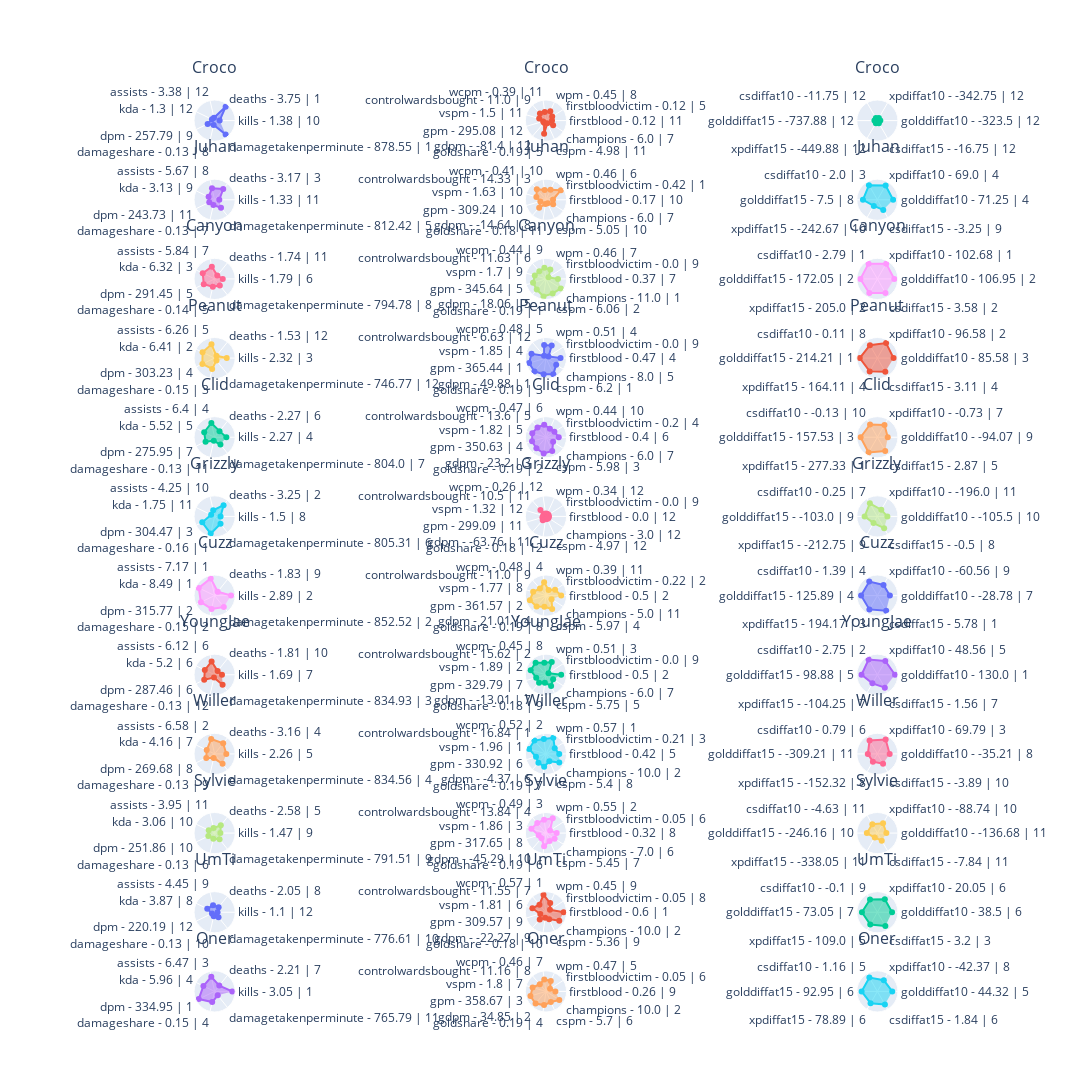

Source (notebook cell):
### Code cell
position = positions[1]
df = players_stats.loc[players_stats.index.get_level_values(1) == position]

ROWS, COLUMNS = get_rows_columns(df, len(origin_columns))
min_value, max_value = 0, 1

fig = get_fig_subplots(df.index.get_level_values(0), ROWS, COLUMNS)
for i, player_name in enumerate(df.index.get_level_values(0)):
    for j, (key, cols) in enumerate(columns.items()):
        _df = df.loc[(player_name, position), cols]
        theta_list = get_theta_list(df, (player_name, position), origin_columns[key])

        fig.add_trace(
            go.Scatterpolar(r=_df, theta=theta_list, fill="toself", name=player_name),
            row=i + 1,
            col=j + 1,
        )

fig.update_layout(
    height=350 * ROWS, width=550 * COLUMNS, showlegend=False, title=dict(y=1)
)
fig.update_annotations(yshift=20)
fig.update_polars(
    radialaxis=dict(range=[min_value - 0.2, max_value + 0.2], visible=False)
)
fig.show()

### Figure 1 — Plotly figure (JSON) as saved in the notebook; plotly's stock layout.template omitted (floating-point values rounded to 4 significant figures)
{"data": [{"fill": "toself", "name": "Croco", "r": [0.1408, 1, 0, 0, 0.3276, 0.1031, 1], "subplot": "polar", "theta": ["kills - 1.38 | 10", "deaths - 3.75 | 1", "assists - 3.38 | 12", "kda - 1.3 | 12", "dpm - 257.79 | 9", "damageshare - 0.13 | 8", "damagetakenperminute - 878.55 | 1"], "type": "scatterpolar"}, {"fill": "toself", "name": "Croco", "r": [0.2083, 0.3, 0.5023, 0.3948, 0.4278, 0.2817, 0, 0, 0.706, 0.00574, 0.375], "subplot": "polar2", "theta": ["firstblood - 0.12 | 11", "firstbloodvictim - 0.12 | 5", "wpm - 0.45 | 8", "wcpm - 0.39 | 11", "controlwardsbought - 11.0 | 9", "vspm - 1.5 | 11", "gpm - 295.08 | 12", "gdpm - -81.4 | 12", "goldshare - 0.19 | 5", "cspm - 4.98 | 11", "champions - 6.0 | 7"], "type": "scatterpolar"}, {"fill": "toself", "name": "Croco", "r": [0, 0, 0, 0, 0, 0], "subplot": "polar3", "theta": ["golddiffat10 - -323.5 | 12", "xpdiffat10 - -342.75 | 12", "csdiffat10 - -11.75 | 12", "golddiffat15 - -737.88 | 12", "xpdiffat15 - -449.88 | 12", "csdiffat15 - -16.75 | 12"], "type": "scatterpolar"}, {"fill": "toself", "name": "Juhan", "r": [0.1195, 0.7377, 0.6044, 0.2537, 0.2052, 0.1728, 0.4982], "subplot": "polar4", "theta": ["kills - 1.33 | 11", "deaths - 3.17 | 3", "assists - 5.67 | 8", "kda - 3.13 | 9", "dpm - 243.73 | 11", "damageshare - 0.13 | 7", "damagetakenperminute - 812.42 | 5"], "type": "scatterpolar"}, {"fill": "toself", "name": "Juhan", "r": [0.2778, 1, 0.5431, 0.4643, 0.7543, 0.4819, 0.2012, 0.5086, 0.1004, 0.06093, 0.375], "subplot": "polar5", "theta": ["firstblood - 0.17 | 10", "firstbloodvictim - 0.42 | 1", "wpm - 0.46 | 6", "wcpm - 0.41 | 10", "controlwardsbought - 14.33 | 3", "vspm - 1.63 | 10", "gpm - 309.24 | 10", "gdpm - -14.64 | 8", "goldshare - 0.18 | 11", "cspm - 5.05 | 10", "champions - 6.0 | 7"], "type": "scatterpolar"}, {"fill": "toself", "name": "Juhan", "r": [0.8705, 0.9244, 0.9457, 0.7829, 0.2849, 0.5993], "subplot": "polar6", "theta": ["golddiffat10 - 71.25 | 4", "xpdiffat10 - 69.0 | 4", "csdiffat10 - 2.0 | 3", "golddiffat15 - 7.5 | 8", "xpdiffat15 - -242.67 | 10", "csdiffat15 - -3.25 | 9"], "type": "scatterpolar"}, {"fill": "toself", "name": "Canyon", "r": [0.3531, 0.09467, 0.6507, 0.697, 0.621, 0.3499, 0.3643], "subplot": "polar7", "theta": ["kills - 1.79 | 6", "deaths - 1.74 | 11", "assists - 5.84 | 7", "kda - 6.32 | 3", "dpm - 291.45 | 5", "damageshare - 0.14 | 5", "damagetakenperminute - 794.78 | 8"], "type": "scatterpolar"}, {"fill": "toself", "name": "Canyon", "r": [0.614, 0, 0.5064, 0.5662, 0.4897, 0.5959, 0.7185, 0.7576, 1, 0.8884, 1], "subplot": "polar8", "theta": ["firstblood - 0.37 | 7", "firstbloodvictim - 0.0 | 9", "wpm - 0.46 | 7", "wcpm - 0.44 | 9", "controlwardsbought - 11.63 | 6", "vspm - 1.7 | 9", "gpm - 345.64 | 5", "gdpm - 18.06 | 5", "goldshare - 0.19 | 1", "cspm - 6.06 | 2", "champions - 11.0 | 1"], "type": "scatterpolar"}, {"fill": "toself", "name": "Canyon", "r": [0.9492, 1, 1, 0.9557, 0.9005, 0.9024], "subplot": "polar9", "theta": ["golddiffat10 - 106.95 | 2", "xpdiffat10 - 102.68 | 1", "csdiffat10 - 2.79 | 1", "golddiffat15 - 172.05 | 2", "xpdiffat15 - 205.0 | 2", "csdiffat15 - 3.58 | 2"], "type": "scatterpolar"}, {"fill": "toself", "name": "Peanut", "r": [0.6226, 0, 0.7617, 0.7098, 0.7236, 0.5559, 0], "subplot": "polar10", "theta": ["kills - 2.32 | 3", "deaths - 1.53 | 12", "assists - 6.26 | 5", "kda - 6.41 | 2", "dpm - 303.23 | 4", "damageshare - 0.15 | 3", "damagetakenperminute - 746.77 | 12"], "type": "scatterpolar"}, {"fill": "toself", "name": "Peanut", "r": [0.7895, 0, 0.734, 0.6992, 0, 0.8281, 1, 1, 0.9028, 1, 0.625], "subplot": "polar11", "theta": ["firstblood - 0.47 | 4", "firstbloodvictim - 0.0 | 9", "wpm - 0.51 | 4", "wcpm - 0.48 | 5", "controlwardsbought - 6.63 | 12", "vspm - 1.85 | 4", "gpm - 365.44 | 1", "gdpm - 49.88 | 1", "goldshare - 0.19 | 3", "cspm - 6.2 | 1", "champions - 8.0 | 5"], "type": "scatterpolar"}, {"fill": "toself", "name": "Peanut", "r": [0.902, 0.9863, 0.8154, 1.0, 0.8443, 0.8814], "subplot": "polar12", "theta": ["golddiffat10 - 85.58 | 3", "xpdiffat10 - 96.58 | 2", "csdiffat10 - 0.11 | 8", "golddiffat15 - 214.21 | 1", "xpdiffat15 - 164.11 | 4", "csdiffat15 - 3.11 | 4"], "type": "scatterpolar"}, {"fill": "toself", "name": "Clid", "r": [0.5975, 0.3329, 0.7978, 0.586, 0.4859, 0.04913, 0.4343], "subplot": "polar13", "theta": ["kills - 2.27 | 4", "deaths - 2.27 | 6", "assists - 6.4 | 4", "kda - 5.52 | 5", "dpm - 275.95 | 7", "damageshare - 0.13 | 11", "damagetakenperminute - 804.0 | 7"], "type": "scatterpolar"}, {"fill": "toself", "name": "Clid", "r": [0.6667, 0.48, 0.4372, 0.6607, 0.6825, 0.773, 0.7895, 0.7968, 0.9139, 0.8198, 0.375], "subplot": "polar14", "theta": ["firstblood - 0.4 | 6", "firstbloodvictim - 0.2 | 4", "wpm - 0.44 | 10", "wcpm - 0.47 | 6", "controlwardsbought - 13.6 | 5", "vspm - 1.82 | 5", "gpm - 350.63 | 4", "gdpm - 23.2 | 3", "goldshare - 0.19 | 2", "cspm - 5.98 | 3", "champions - 6.0 | 7"], "type": "scatterpolar"}, {"fill": "toself", "name": "Clid", "r": [0.5059, 0.7678, 0.799, 0.9405, 1, 0.8708], "subplot": "polar15", "theta": ["golddiffat10 - -94.07 | 9", "xpdiffat10 - -0.73 | 7", "csdiffat10 - -0.13 | 10", "golddiffat15 - 157.53 | 3", "xpdiffat15 - 277.33 | 1", "csdiffat15 - 2.87 | 5"], "type": "scatterpolar"}, {"fill": "toself", "name": "Grizzly", "r": [0.2049, 0.7751, 0.2308, 0.062, 0.7344, 1.0, 0.4442], "subplot": "polar16", "theta": ["kills - 1.5 | 8", "deaths - 3.25 | 2", "assists - 4.25 | 10", "kda - 1.75 | 11", "dpm - 304.47 | 3", "damageshare - 0.16 | 1", "damagetakenperminute - 805.31 | 6"], "type": "scatterpolar"}, {"fill": "toself", "name": "Grizzly", "r": [0, 0, 0, 0, 0.3789, 0, 0.05692, 0.1344, 0, 0, 0], "subplot": "polar17", "theta": ["firstblood - 0.0 | 12", "firstbloodvictim - 0.0 | 9", "wpm - 0.34 | 12", "wcpm - 0.26 | 12", "controlwardsbought - 10.5 | 11", "vspm - 1.32 | 12", "gpm - 299.09 | 11", "gdpm - -63.76 | 11", "goldshare - 0.18 | 12", "cspm - 4.97 | 12", "champions - 3.0 | 12"], "type": "scatterpolar"}, {"fill": "toself", "name": "Grizzly", "r": [0.4807, 0.3295, 0.8253, 0.6668, 0.3261, 0.7213], "subplot": "polar18", "theta": ["golddiffat10 - -105.5 | 10", "xpdiffat10 - -196.0 | 11", "csdiffat10 - 0.25 | 7", "golddiffat15 - -103.0 | 9", "xpdiffat15 - -212.75 | 9", "csdiffat15 - -0.5 | 8"], "type": "scatterpolar"}, {"fill": "toself", "name": "Cuzz", "r": [0.9161, 0.1381, 1, 1.0, 0.8328, 0.7326, 0.8025], "subplot": "polar19", "theta": ["kills - 2.89 | 2", "deaths - 1.83 | 9", "assists - 7.17 | 1", "kda - 8.49 | 1", "dpm - 315.77 | 2", "damageshare - 0.15 | 2", "damagetakenperminute - 852.52 | 2"], "type": "scatterpolar"}, {"fill": "toself", "name": "Cuzz", "r": [0.8333, 0.5333, 0.2247, 0.7087, 0.4278, 0.7089, 0.9451, 0.7801, 0.575, 0.8093, 0.25], "subplot": "polar20", "theta": ["firstblood - 0.5 | 2", "firstbloodvictim - 0.22 | 2", "wpm - 0.39 | 11", "wcpm - 0.48 | 4", "controlwardsbought - 11.0 | 9", "vspm - 1.77 | 8", "gpm - 361.57 | 2", "gdpm - 21.01 | 4", "goldshare - 0.19 | 8", "cspm - 5.97 | 4", "champions - 5.0 | 11"], "type": "scatterpolar"}, {"fill": "toself", "name": "Cuzz", "r": [0.6499, 0.6335, 0.9037, 0.9072, 0.8856, 1.0], "subplot": "polar21", "theta": ["golddiffat10 - -28.78 | 7", "xpdiffat10 - -60.56 | 9", "csdiffat10 - 1.39 | 4", "golddiffat15 - 125.89 | 4", "xpdiffat15 - 194.17 | 3", "csdiffat15 - 5.78 | 1"], "type": "scatterpolar"}, {"fill": "toself", "name": "YoungJae", "r": [0.3009, 0.1287, 0.7253, 0.5419, 0.5862, 0, 0.669], "subplot": "polar22", "theta": ["kills - 1.69 | 7", "deaths - 1.81 | 10", "assists - 6.12 | 6", "kda - 5.2 | 6", "dpm - 287.46 | 6", "damageshare - 0.13 | 12", "damagetakenperminute - 834.93 | 3"], "type": "scatterpolar"}, {"fill": "toself", "name": "YoungJae", "r": [0.8333, 0, 0.746, 0.6163, 0.8808, 0.8854, 0.4933, 0.5209, 0.3541, 0.6354, 0.375], "subplot": "polar23", "theta": ["firstblood - 0.5 | 2", "firstbloodvictim - 0.0 | 9", "wpm - 0.51 | 3", "wcpm - 0.45 | 8", "controlwardsbought - 15.62 | 2", "vspm - 1.89 | 2", "gpm - 329.79 | 7", "gdpm - -13.01 | 7", "goldshare - 0.18 | 9", "cspm - 5.75 | 5", "champions - 6.0 | 7"], "type": "scatterpolar"}, {"fill": "toself", "name": "YoungJae", "r": [1, 0.8785, 0.9973, 0.8789, 0.4753, 0.8129], "subplot": "polar24", "theta": ["golddiffat10 - 130.0 | 1", "xpdiffat10 - 48.56 | 5", "csdiffat10 - 2.75 | 2", "golddiffat15 - 98.88 | 5", "xpdiffat15 - -104.25 | 7", "csdiffat15 - 1.56 | 7"], "type": "scatterpolar"}, {"fill": "toself", "name": "Willer", "r": [0.5957, 0.7337, 0.845, 0.3965, 0.4313, 0.09132, 0.6662], "subplot": "polar25", "theta": ["kills - 2.26 | 5", "deaths - 3.16 | 4", "assists - 6.58 | 2", "kda - 4.16 | 7", "dpm - 269.68 | 8", "damageshare - 0.13 | 9", "damagetakenperminute - 834.56 | 4"], "type": "scatterpolar"}, {"fill": "toself", "name": "Willer", "r": [0.7018, 0.5053, 1.0, 0.8315, 1, 1, 0.5093, 0.5868, 0.6822, 0.3516, 0.875], "subplot": "polar26", "theta": ["firstblood - 0.42 | 5", "firstbloodvictim - 0.21 | 3", "wpm - 0.57 | 1", "wcpm - 0.52 | 2", "controlwardsbought - 16.84 | 1", "vspm - 1.96 | 1", "gpm - 330.92 | 6", "gdpm - -4.37 | 6", "goldshare - 0.19 | 7", "cspm - 5.4 | 8", "champions - 10.0 | 2"], "type": "scatterpolar"}, {"fill": "toself", "name": "Willer", "r": [0.6357, 0.9262, 0.8624, 0.4502, 0.4092, 0.5706], "subplot": "polar27", "theta": ["golddiffat10 - -35.21 | 8", "xpdiffat10 - 69.79 | 3", "csdiffat10 - 0.79 | 6", "golddiffat15 - -309.21 | 11", "xpdiffat15 - -152.32 | 8", "csdiffat15 - -3.89 | 10"], "type": "scatterpolar"}, {"fill": "toself", "name": "Sylvie", "r": [0.1914, 0.4734, 0.151, 0.2444, 0.276, 0.1964, 0.3395], "subplot": "polar28", "theta": ["kills - 1.47 | 9", "deaths - 2.58 | 5", "assists - 3.95 | 11", "kda - 3.06 | 10", "dpm - 251.86 | 10", "damageshare - 0.13 | 6", "damagetakenperminute - 791.51 | 9"], "type": "scatterpolar"}, {"fill": "toself", "name": "Sylvie", "r": [0.5263, 0.1263, 0.9061, 0.7214, 0.7062, 0.8376, 0.3207, 0.2751, 0.6997, 0.3911, 0.5], "subplot": "polar29", "theta": ["firstblood - 0.32 | 8", "firstbloodvictim - 0.05 | 6", "wpm - 0.55 | 2", "wcpm - 0.49 | 3", "controlwardsbought - 13.84 | 4", "vspm - 1.86 | 3", "gpm - 317.65 | 8", "gdpm - -45.29 | 10", "goldshare - 0.19 | 6", "cspm - 5.45 | 7", "champions - 7.0 | 6"], "type": "scatterpolar"}, {"fill": "toself", "name": "Sylvie", "r": [0.4119, 0.5703, 0.4896, 0.5165, 0.1538, 0.3954], "subplot": "polar30", "theta": ["golddiffat10 - -136.68 | 11", "xpdiffat10 - -88.74 | 10", "csdiffat10 - -4.63 | 11", "golddiffat15 - -246.16 | 10", "xpdiffat15 - -338.05 | 11", "csdiffat15 - -7.84 | 11"], "type": "scatterpolar"}, {"fill": "toself", "name": "UmTi", "r": [0, 0.2355, 0.2835, 0.3564, 0, 0.07638, 0.2265], "subplot": "polar31", "theta": ["kills - 1.1 | 12", "deaths - 2.05 | 8", "assists - 4.45 | 9", "kda - 3.87 | 8", "dpm - 220.19 | 12", "damageshare - 0.13 | 10", "damagetakenperminute - 776.61 | 10"], "type": "scatterpolar"}, {"fill": "toself", "name": "UmTi", "r": [1, 0.12, 0.4857, 1, 0.4817, 0.7675, 0.2059, 0.4505, 0.1782, 0.3147, 0.875], "subplot": "polar32", "theta": ["firstblood - 0.6 | 1", "firstbloodvictim - 0.05 | 8", "wpm - 0.45 | 9", "wcpm - 0.57 | 1", "controlwardsbought - 11.55 | 7", "vspm - 1.81 | 6", "gpm - 309.57 | 9", "gdpm - -22.27 | 9", "goldshare - 0.18 | 10", "cspm - 5.36 | 9", "champions - 10.0 | 2"], "type": "scatterpolar"}, {"fill": "toself", "name": "UmTi", "r": [0.7982, 0.8145, 0.8013, 0.8517, 0.7685, 0.8856], "subplot": "polar33", "theta": ["golddiffat10 - 38.5 | 6", "xpdiffat10 - 20.05 | 6", "csdiffat10 - -0.1 | 9", "golddiffat15 - 73.05 | 7", "xpdiffat15 - 109.0 | 5", "csdiffat15 - 3.2 | 3"], "type": "scatterpolar"}, {"fill": "toself", "name": "Oner", "r": [1, 0.3077, 0.8172, 0.6473, 1, 0.5425, 0.1443], "subplot": "polar34", "theta": ["kills - 3.05 | 1", "deaths - 2.21 | 7", "assists - 6.47 | 3", "kda - 5.96 | 4", "dpm - 334.95 | 1", "damageshare - 0.15 | 4", "damagetakenperminute - 765.79 | 11"], "type": "scatterpolar"}, {"fill": "toself", "name": "Oner", "r": [0.4386, 0.1263, 0.5854, 0.6232, 0.4433, 0.7498, 0.9038, 0.8855, 0.7402, 0.5892, 0.875], "subplot": "polar35", "theta": ["firstblood - 0.26 | 9", "firstbloodvictim - 0.05 | 6", "wpm - 0.47 | 5", "wcpm - 0.46 | 7", "controlwardsbought - 11.16 | 8", "vspm - 1.8 | 7", "gpm - 358.67 | 3", "gdpm - 34.85 | 2", "goldshare - 0.19 | 4", "cspm - 5.7 | 6", "champions - 10.0 | 2"], "type": "scatterpolar"}, {"fill": "toself", "name": "Oner", "r": [0.8111, 0.6744, 0.8878, 0.8726, 0.7271, 0.8253], "subplot": "polar36", "theta": ["golddiffat10 - 44.32 | 5", "xpdiffat10 - -42.37 | 8", "csdiffat10 - 1.16 | 5", "golddiffat15 - 92.95 | 6", "xpdiffat15 - 78.89 | 6", "csdiffat15 - 1.84 | 6"], "type": "scatterpolar"}], "layout": {"annotations": [{"font": {"size": 16}, "showarrow": false, "text": "Croco", "x": 0.1444, "xanchor": "center", "xref": "paper", "y": 1, "yanchor": "bottom", "yref": "paper", "yshift": 20}, {"font": {"size": 16}, "showarrow": false, "text": "Croco", "x": 0.5, "xanchor": "center", "xref": "paper", "y": 1, "yanchor": "bottom", "yref": "paper", "yshift": 20}, {"font": {"size": 16}, "showarrow": false, "text": "Croco", "x": 0.8556, "xanchor": "center", "xref": "paper", "y": 1, "yanchor": "bottom", "yref": "paper", "yshift": 20}, {"font": {"size": 16}, "showarrow": false, "text": "Juhan", "x": 0.1444, "xanchor": "center", "xref": "paper", "y": 0.9132, "yanchor": "bottom", "yref": "paper", "yshift": 20}, {"font": {"size": 16}, "showarrow": false, "text": "Juhan", "x": 0.5, "xanchor": "center", "xref": "paper", "y": 0.9132, "yanchor": "bottom", "yref": "paper", "yshift": 20}, {"font": {"size": 16}, "showarrow": false, "text": "Juhan", "x": 0.8556, "xanchor": "center", "xref": "paper", "y": 0.9132, "yanchor": "bottom", "yref": "paper", "yshift": 20}, {"font": {"size": 16}, "showarrow": false, "text": "Canyon", "x": 0.1444, "xanchor": "center", "xref": "paper", "y": 0.8264, "yanchor": "bottom", "yref": "paper", "yshift": 20}, {"font": {"size": 16}, "showarrow": false, "text": "Canyon", "x": 0.5, "xanchor": "center", "xref": "paper", "y": 0.8264, "yanchor": "bottom", "yref": "paper", "yshift": 20}, {"font": {"size": 16}, "showarrow": false, "text": "Canyon", "x": 0.8556, "xanchor": "center", "xref": "paper", "y": 0.8264, "yanchor": "bottom", "yref": "paper", "yshift": 20}, {"font": {"size": 16}, "showarrow": false, "text": "Peanut", "x": 0.1444, "xanchor": "center", "xref": "paper", "y": 0.7396, "yanchor": "bottom", "yref": "paper", "yshift": 20}, {"font": {"size": 16}, "showarrow": false, "text": "Peanut", "x": 0.5, "xanchor": "center", "xref": "paper", "y": 0.7396, "yanchor": "bottom", "yref": "paper", "yshift": 20}, {"font": {"size": 16}, "showarrow": false, "text": "Peanut", "x": 0.8556, "xanchor": "center", "xref": "paper", "y": 0.7396, "yanchor": "bottom", "yref": "paper", "yshift": 20}, {"font": {"size": 16}, "showarrow": false, "text": "Clid", "x": 0.1444, "xanchor": "center", "xref": "paper", "y": 0.6528, "yanchor": "bottom", "yref": "paper", "yshift": 20}, {"font": {"size": 16}, "showarrow": false, "text": "Clid", "x": 0.5, "xanchor": "center", "xref": "paper", "y": 0.6528, "yanchor": "bottom", "yref": "paper", "yshift": 20}, {"font": {"size": 16}, "showarrow": false, "text": "Clid", "x": 0.8556, "xanchor": "center", "xref": "paper", "y": 0.6528, "yanchor": "bottom", "yref": "paper", "yshift": 20}, {"font": {"size": 16}, "showarrow": false, "text": "Grizzly", "x": 0.1444, "xanchor": "center", "xref": "paper", "y": 0.566, "yanchor": "bottom", "yref": "paper", "yshift": 20}, {"font": {"size": 16}, "showarrow": false, "text": "Grizzly", "x": 0.5, "xanchor": "center", "xref": "paper", "y": 0.566, "yanchor": "bottom", "yref": "paper", "yshift": 20}, {"font": {"size": 16}, "showarrow": false, "text": "Grizzly", "x": 0.8556, "xanchor": "center", "xref": "paper", "y": 0.566, "yanchor": "bottom", "yref": "paper", "yshift": 20}, {"font": {"size": 16}, "showarrow": false, "text": "Cuzz", "x": 0.1444, "xanchor": "center", "xref": "paper", "y": 0.4792, "yanchor": "bottom", "yref": "paper", "yshift": 20}, {"font": {"size": 16}, "showarrow": false, "text": "Cuzz", "x": 0.5, "xanchor": "center", "xref": "paper", "y": 0.4792, "yanchor": "bottom", "yref": "paper", "yshift": 20}, {"font": {"size": 16}, "showarrow": false, "text": "Cuzz", "x": 0.8556, "xanchor": "center", "xref": "paper", "y": 0.4792, "yanchor": "bottom", "yref": "paper", "yshift": 20}, {"font": {"size": 16}, "showarrow": false, "text": "YoungJae", "x": 0.1444, "xanchor": "center", "xref": "paper", "y": 0.3924, "yanchor": "bottom", "yref": "paper", "yshift": 20}, {"font": {"size": 16}, "showarrow": false, "text": "YoungJae", "x": 0.5, "xanchor": "center", "xref": "paper", "y": 0.3924, "yanchor": "bottom", "yref": "paper", "yshift": 20}, {"font": {"size": 16}, "showarrow": false, "text": "YoungJae", "x": 0.8556, "xanchor": "center", "xref": "paper", "y": 0.3924, "yanchor": "bottom", "yref": "paper", "yshift": 20}, {"font": {"size": 16}, "showarrow": false, "text": "Willer", "x": 0.1444, "xanchor": "center", "xref": "paper", "y": 0.3056, "yanchor": "bottom", "yref": "paper", "yshift": 20}, {"font": {"size": 16}, "showarrow": false, "text": "Willer", "x": 0.5, "xanchor": "center", "xref": "paper", "y": 0.3056, "yanchor": "bottom", "yref": "paper", "yshift": 20}, {"font": {"size": 16}, "showarrow": false, "text": "Willer", "x": 0.8556, "xanchor": "center", "xref": "paper", "y": 0.3056, "yanchor": "bottom", "yref": "paper", "yshift": 20}, {"font": {"size": 16}, "showarrow": false, "text": "Sylvie", "x": 0.1444, "xanchor": "center", "xref": "paper", "y": 0.2188, "yanchor": "bottom", "yref": "paper", "yshift": 20}, {"font": {"size": 16}, "showarrow": false, "text": "Sylvie", "x": 0.5, "xanchor": "center", "xref": "paper", "y": 0.2188, "yanchor": "bottom", "yref": "paper", "yshift": 20}, {"font": {"size": 16}, "showarrow": false, "text": "Sylvie", "x": 0.8556, "xanchor": "center", "xref": "paper", "y": 0.2188, "yanchor": "bottom", "yref": "paper", "yshift": 20}, {"font": {"size": 16}, "showarrow": false, "text": "UmTi", "x": 0.1444, "xanchor": "center", "xref": "paper", "y": 0.1319, "yanchor": "bottom", "yref": "paper", "yshift": 20}, {"font": {"size": 16}, "showarrow": false, "text": "UmTi", "x": 0.5, "xanchor": "center", "xref": "paper", "y": 0.1319, "yanchor": "bottom", "yref": "paper", "yshift": 20}, {"font": {"size": 16}, "showarrow": false, "text": "UmTi", "x": 0.8556, "xanchor": "center", "xref": "paper", "y": 0.1319, "yanchor": "bottom", "yref": "paper", "yshift": 20}, {"font": {"size": 16}, "showarrow": false, "text": "Oner", "x": 0.1444, "xanchor": "center", "xref": "paper", "y": 0.04514, "yanchor": "bottom", "yref": "paper", "yshift": 20}, {"font": {"size": 16}, "showarrow": false, "text": "Oner", "x": 0.5, "xanchor": "center", "xref": "paper", "y": 0.04514, "yanchor": "bottom", "yref": "paper", "yshift": 20}, {"font": {"size": 16}, "showarrow": false, "text": "Oner", "x": 0.8556, "xanchor": "center", "xref": "paper", "y": 0.04514, "yanchor": "bottom", "yref": "paper", "yshift": 20}], "height": 4200, "polar": {"domain": {"x": [0, 0.2889], "y": [0.9549, 1]}, "radialaxis": {"range": [-0.2, 1.2], "visible": false}}, "polar10": {"domain": {"x": [0, 0.2889], "y": [0.6944, 0.7396]}, "radialaxis": {"range": [-0.2, 1.2], "visible": false}}, "polar11": {"domain": {"x": [0.3556, 0.6444], "y": [0.6944, 0.7396]}, "radialaxis": {"range": [-0.2, 1.2], "visible": false}}, "polar12": {"domain": {"x": [0.7111, 1], "y": [0.6944, 0.7396]}, "radialaxis": {"range": [-0.2, 1.2], "visible": false}}, "polar13": {"domain": {"x": [0, 0.2889], "y": [0.6076, 0.6528]}, "radialaxis": {"range": [-0.2, 1.2], "visible": false}}, "polar14": {"domain": {"x": [0.3556, 0.6444], "y": [0.6076, 0.6528]}, "radialaxis": {"range": [-0.2, 1.2], "visible": false}}, "polar15": {"domain": {"x": [0.7111, 1], "y": [0.6076, 0.6528]}, "radialaxis": {"range": [-0.2, 1.2], "visible": false}}, "polar16": {"domain": {"x": [0, 0.2889], "y": [0.5208, 0.566]}, "radialaxis": {"range": [-0.2, 1.2], "visible": false}}, "polar17": {"domain": {"x": [0.3556, 0.6444], "y": [0.5208, 0.566]}, "radialaxis": {"range": [-0.2, 1.2], "visible": false}}, "polar18": {"domain": {"x": [0.7111, 1], "y": [0.5208, 0.566]}, "radialaxis": {"range": [-0.2, 1.2], "visible": false}}, "polar19": {"domain": {"x": [0, 0.2889], "y": [0.434, 0.4792]}, "radialaxis": {"range": [-0.2, 1.2], "visible": false}}, "polar2": {"domain": {"x": [0.3556, 0.6444], "y": [0.9549, 1]}, "radialaxis": {"range": [-0.2, 1.2], "visible": false}}, "polar20": {"domain": {"x": [0.3556, 0.6444], "y": [0.434, 0.4792]}, "radialaxis": {"range": [-0.2, 1.2], "visible": false}}, "polar21": {"domain": {"x": [0.7111, 1], "y": [0.434, 0.4792]}, "radialaxis": {"range": [-0.2, 1.2], "visible": false}}, "polar22": {"domain": {"x": [0, 0.2889], "y": [0.3472, 0.3924]}, "radialaxis": {"range": [-0.2, 1.2], "visible": false}}, "polar23": {"domain": {"x": [0.3556, 0.6444], "y": [0.3472, 0.3924]}, "radialaxis": {"range": [-0.2, 1.2], "visible": false}}, "polar24": {"domain": {"x": [0.7111, 1], "y": [0.3472, 0.3924]}, "radialaxis": {"range": [-0.2, 1.2], "visible": false}}, "polar25": {"domain": {"x": [0, 0.2889], "y": [0.2604, 0.3056]}, "radialaxis": {"range": [-0.2, 1.2], "visible": false}}, "polar26": {"domain": {"x": [0.3556, 0.6444], "y": [0.2604, 0.3056]}, "radialaxis": {"range": [-0.2, 1.2], "visible": false}}, "polar27": {"domain": {"x": [0.7111, 1], "y": [0.2604, 0.3056]}, "radialaxis": {"range": [-0.2, 1.2], "visible": false}}, "polar28": {"domain": {"x": [0, 0.2889], "y": [0.1736, 0.2188]}, "radialaxis": {"range": [-0.2, 1.2], "visible": false}}, "polar29": {"domain": {"x": [0.3556, 0.6444], "y": [0.1736, 0.2188]}, "radialaxis": {"range": [-0.2, 1.2], "visible": false}}, "polar3": {"domain": {"x": [0.7111, 1], "y": [0.9549, 1]}, "radialaxis": {"range": [-0.2, 1.2], "visible": false}}, "polar30": {"domain": {"x": [0.7111, 1], "y": [0.1736, 0.2188]}, "radialaxis": {"range": [-0.2, 1.2], "visible": false}}, "polar31": {"domain": {"x": [0, 0.2889], "y": [0.08681, 0.1319]}, "radialaxis": {"range": [-0.2, 1.2], "visible": false}}, "polar32": {"domain": {"x": [0.3556, 0.6444], "y": [0.08681, 0.1319]}, "radialaxis": {"range": [-0.2, 1.2], "visible": false}}, "polar33": {"domain": {"x": [0.7111, 1], "y": [0.08681, 0.1319]}, "radialaxis": {"range": [-0.2, 1.2], "visible": false}}, "polar34": {"domain": {"x": [0, 0.2889], "y": [0, 0.04514]}, "radialaxis": {"range": [-0.2, 1.2], "visible": false}}, "polar35": {"domain": {"x": [0.3556, 0.6444], "y": [0, 0.04514]}, "radialaxis": {"range": [-0.2, 1.2], "visible": false}}, "polar36": {"domain": {"x": [0.7111, 1], "y": [0, 0.04514]}, "radialaxis": {"range": [-0.2, 1.2], "visible": false}}, "polar4": {"domain": {"x": [0, 0.2889], "y": [0.8681, 0.9132]}, "radialaxis": {"range": [-0.2, 1.2], "visible": false}}, "polar5": {"domain": {"x": [0.3556, 0.6444], "y": [0.8681, 0.9132]}, "radialaxis": {"range": [-0.2, 1.2], "visible": false}}, "polar6": {"domain": {"x": [0.7111, 1], "y": [0.8681, 0.9132]}, "radialaxis": {"range": [-0.2, 1.2], "visible": false}}, "polar7": {"domain": {"x": [0, 0.2889], "y": [0.7812, 0.8264]}, "radialaxis": {"range": [-0.2, 1.2], "visible": false}}, "polar8": {"domain": {"x": [0.3556, 0.6444], "y": [0.7812, 0.8264]}, "radialaxis": {"range": [-0.2, 1.2], "visible": false}}, "polar9": {"domain": {"x": [0.7111, 1], "y": [0.7812, 0.8264]}, "radialaxis": {"range": [-0.2, 1.2], "visible": false}}, "showlegend": false, "title": {"y": 1}, "width": 1650}}
